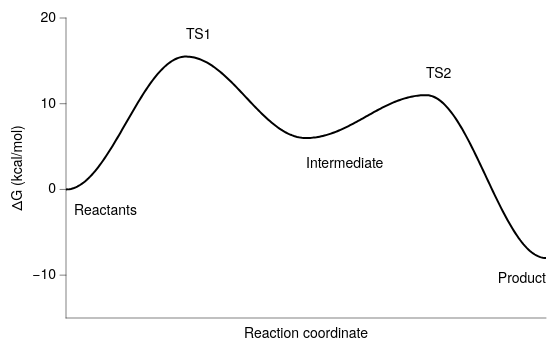

Write the Vega-Lite specification saved for this chart.
### Vega-Lite specification from a JSON file in a GitHub repository (floating-point values rounded to 4 significant figures; data arrays with more than 128 entries replaced by an {"elided": "..."} marker saying what was removed)
{"background": null, "config": {"arc": {"fill": "#DBDBDB", "fillOpacity": 1.0, "innerRadius": 37.5, "padAngle": 0.03, "stroke": "black", "strokeOpacity": 1, "strokeWidth": 0.25}, "area": {"fill": "#DBDBDB", "fillOpacity": 1.0, "stroke": "black", "strokeOpacity": 1, "strokeWidth": 0.25}, "axis": {"domain": true, "domainCap": "round", "domainColor": "black", "domainWidth": 0.25, "grid": false, "gridCap": "round", "gridColor": "#F1F1F1", "gridDash": [0, 0], "gridOpacity": 1.0, "gridWidth": 0.25, "labelColor": "black", "labelFont": "Helvetica Neue, HelveticaNeue, Helvetica, Arial, sans-serif", "labelFontSize": 7, "labelFontStyle": "normal", "labelFontWeight": 400, "offset": 0, "ticks": true, "tickCap": "round", "tickColor": "black", "tickRound": false, "tickSize": 3, "tickWidth": 0.25, "titleColor": "black", "titleFont": "Helvetica Neue, HelveticaNeue, Helvetica, Arial, sans-serif", "titleFontSize": 7, "titleFontStyle": "normal", "titleFontWeight": 400}, "axisX": {"domain": true, "labelAlign": "center", "labelAngle": 0, "labels": true, "ticks": true, "translate": 0}, "axisY": {"domain": true, "labelAlign": "right", "labelAngle": 0, "labels": true, "ticks": true, "translate": 0}, "axisRight": {"domain": true, "labelAlign": "left", "labelAngle": 0, "labels": true, "ticks": true, "translate": 0}, "axisTop": {"domain": true, "labelAlign": "center", "labelAngle": 0, "labels": true, "ticks": true, "translate": 0}, "axisBand": {"tickOffset": 0}, "bar": {"fill": "#DBDBDB", "fillOpacity": 1.0, "stroke": "black", "strokeOpacity": 1, "strokeWidth": 0.25}, "boxplot": {"size": 13.5, "ticks": {"cornerRadius": 0.25, "fill": "black", "opacity": 1, "size": 6.75, "thickness": 0.25}, "box": {"fillOpacity": 1.0, "stroke": "black", "strokeOpacity": 1, "strokeWidth": 0.25}, "median": {"cornerRadius": 0, "fill": "black", "fillOpacity": 1.0, "opacity": 1, "size": 13.5, "thickness": 0.25}, "rule": {"fill": "black", "fillOpacity": 1.0, "size": 15.0, "stroke": "black", "strokeDash": [0, 0], "strokeOpacity": 1, "strokeWidth": 0.25}, "outliers": {"color": "black", "fill": "black", "fillOpacity": 1.0, "size": 0, "stroke": "black", "strokeOpacity": 1, "strokeWidth": 0.25}}, "circle": {"fill": "black", "fillOpacity": 1.0, "size": 1.875, "stroke": null, "strokeOpacity": 1, "strokeWidth": 0.25}, "errorband": {"band": {"fillOpacity": 0.6, "stroke": null, "strokeWidth": 0.25, "strokeOpacity": 1}, "borders": {"opacity": 0, "strokeOpacity": 0.25, "strokeWidth": 1}}, "errorbar": {"opacity": 1, "rule": {"strokeDash": [0, 0], "strokeWidth": 0.25}, "ticks": {"color": "black", "cornerRadius": 0.125, "opacity": 1, "size": 9.0, "thickness": 0.25}, "thickness": 0.25}, "font": "Helvetica Neue, HelveticaNeue, Helvetica, Arial, sans-serif", "geoshape": {"fill": "#DBDBDB", "fillOpacity": 1.0, "stroke": "black", "strokeOpacity": 1, "strokeWidth": 0.25}, "header": {"labelColor": "black", "labelFont": "Helvetica Neue, HelveticaNeue, Helvetica, Arial, sans-serif", "labelFontSize": 7, "labelFontStyle": "normal", "labelFontWeight": 400, "titleColor": "black", "titleFont": "Helvetica Neue, HelveticaNeue, Helvetica, Arial, sans-serif", "titleFontSize": 7, "titleFontStyle": "normal", "titleFontWeight": 400, "titlePadding": 0}, "legend": {"disable": false, "offset": 4.5, "titlePadding": 4, "labelOffset": 2, "gradientLabelOffset": 2, "gradientLength": 75.0, "gradientThickness": 7.5, "gradientOpacity": 1.0, "gradientStrokeColor": "black", "gradientStrokeWidth": 0.25, "labelColor": "black", "labelFont": "Helvetica Neue, HelveticaNeue, Helvetica, Arial, sans-serif", "labelFontSize": 7, "labelFontStyle": "normal", "labelFontWeight": 400, "strokeColor": "black", "strokeWidth": 0, "symbolSize": 42, "symbolStrokeColor": "black", "symbolStrokeWidth": 0.25, "titleColor": "black", "titleFont": "Helvetica Neue, HelveticaNeue, Helvetica, Arial, sans-serif", "titleFontSize": 7, "titleFontStyle": "normal", "titleFontWeight": 400}, "line": {"color": "black", "stroke": "black", "strokeCap": "butt", "strokeDash": [0, 0], "strokeOpacity": 1, "strokeWidth": 0.5}, "point": {"filled": true, "fill": "#DBDBDB", "fillOpacity": 1.0, "size": 7.5, "stroke": "black", "strokeOpacity": 1, "strokeWidth": 0.25}, "range": {"category": ["#B2B2B2", "#636363", "#4A7CD3", "#008542", "#382864", "#509F98", "#284F93", "#005226", "#A398D6", "#173633"], "diverging": {"scheme": ["#443E60", "#5F597E", "#7C759B", "#9994B6", "#B7B4CC", "#D6D5DC", "#F6F6F6", "#D1DAD9", "#A4C2BF", "#7AA9A4", "#578E89", "#37736E", "#1B5954"]}, "heatmap": {"scheme": ["#32022B", "#43044D", "#4C196E", "#4D338C", "#484DA6", "#3A68BB", "#1D83CA", "#1D9CCB", "#23B5C9", "#28CDC5", "#4DE0B4", "#91EE9F"]}, "ordinal": {"scheme": ["#F1F1F1", "#DBDBDB", "#C6C6C6", "#B2B2B2", "#9D9D9D", "#898989", "#767676", "#636363", "#515151", "#404040", "#2F2F2F", "#1F1F1F"]}, "ramp": {"scheme": ["#32022B", "#43044D", "#4C196E", "#4D338C", "#484DA6", "#3A68BB", "#1D83CA", "#1D9CCB", "#23B5C9", "#28CDC5", "#4DE0B4", "#91EE9F"]}}, "rule": {"color": "black", "stroke": "black", "strokeCap": "round", "strokeDash": [2, 2], "strokeOpacity": 1, "strokeWidth": 0.25}, "scale": {"bandPaddingInner": 0.1, "bandPaddingOuter": 0.1, "round": false}, "rect": {"fill": "#DBDBDB", "fillOpacity": 1.0, "stroke": "black", "strokeOpacity": 1, "strokeWidth": 0.25}, "square": {"fill": "#DBDBDB", "fillOpacity": 1.0, "size": 15.0, "stroke": "black", "strokeOpacity": 1, "strokeWidth": 0.25}, "text": {"color": "black", "font": "Helvetica Neue, HelveticaNeue, Helvetica, Arial, sans-serif", "fontSize": 7, "fontStyle": "normal", "fontWeight": 400}, "tick": {"color": "black", "cornerRadius": 0.125, "opacity": 1.0, "size": 13.5, "thickness": 0.25}, "title": {"anchor": "middle", "frame": "group", "color": "black", "font": "Helvetica Neue, HelveticaNeue, Helvetica, Arial, sans-serif", "fontSize": 7, "fontStyle": "normal", "fontWeight": 400, "subtitleColor": "black", "subtitleFont": "Helvetica Neue, HelveticaNeue, Helvetica, Arial, sans-serif", "subtitleFontSize": "Helvetica Neue, HelveticaNeue, Helvetica, Arial, sans-serif", "subtitleFontStyle": "normal", "subtitleFontWeight": 400}, "trail": {"color": "black", "opacity": 1, "size": 0.5}, "view": {"continuousWidth": 240, "continuousHeight": 150, "discreteWidth": 240, "discreteHeight": 150, "fill": null, "stroke": null, "strokeWidth": 0.25}}, "layer": [{"data": {"name": "data-2d36b3cbaebd823fa86b183817cd01b9"}, "mark": {"type": "line", "strokeWidth": 1.0}, "encoding": {"x": {"axis": {"labels": false, "ticks": false}, "field": "rc", "title": "Reaction coordinate", "type": "quantitative"}, "y": {"field": "G", "scale": {"domain": [-12, 20]}, "title": "ΔG (kcal/mol)", "type": "quantitative"}}}, {"layer": [{"data": {"values": [{"__dysonsphere__": 1}]}, "mark": {"type": "text", "align": "left", "angle": 0, "baseline": "middle", "dx": 4, "dy": 0, "opacity": 1.0}, "encoding": {"text": {"value": "Reactants"}, "x": {"datum": 0.0}, "y": {"datum": -2.5}}}, {"data": {"values": [{"__dysonsphere__": 1}]}, "mark": {"type": "text", "align": "left", "angle": 0, "baseline": "middle", "dx": 0, "dy": 0, "opacity": 1.0}, "encoding": {"text": {"value": "TS1"}, "x": {"datum": 1.0}, "y": {"datum": 18.0}}}, {"data": {"values": [{"__dysonsphere__": 1}]}, "mark": {"type": "text", "align": "left", "angle": 0, "baseline": "middle", "dx": 0, "dy": 0, "opacity": 1.0}, "encoding": {"text": {"value": "Intermediate"}, "x": {"datum": 2.0}, "y": {"datum": 3.0}}}, {"data": {"values": [{"__dysonsphere__": 1}]}, "mark": {"type": "text", "align": "left", "angle": 0, "baseline": "middle", "dx": 0, "dy": 0, "opacity": 1.0}, "encoding": {"text": {"value": "TS2"}, "x": {"datum": 3.0}, "y": {"datum": 13.5}}}, {"data": {"values": [{"__dysonsphere__": 1}]}, "mark": {"type": "text", "align": "right", "angle": 0, "baseline": "middle", "dx": 0, "dy": 0, "opacity": 1.0}, "encoding": {"text": {"value": "Product"}, "x": {"datum": 4.0}, "y": {"datum": -10.5}}}]}], "$schema": "https://vega.github.io/schema/vega-lite/v6.4.1.json", "datasets": {"data-2d36b3cbaebd823fa86b183817cd01b9": {"elided": "300 records"}}}
